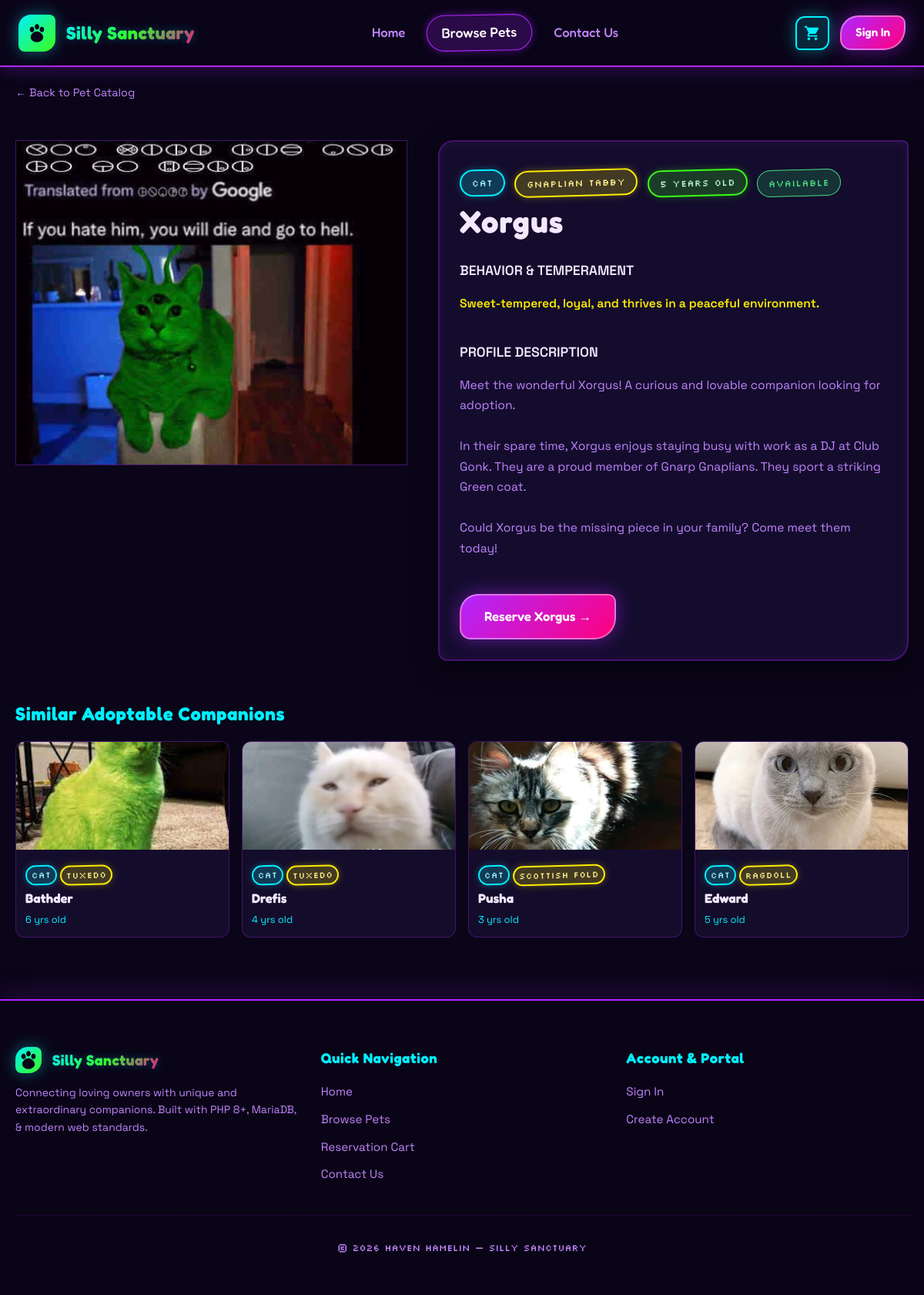
The page /animal_details.php?id=160 on the database its author committed.
### tables this page shows
CREATE TABLE `pets` (
  `id` int(11) NOT NULL,
  `name` varchar(200) NOT NULL,
  `animal` int(11) NOT NULL,
  `breed` int(255) NOT NULL,
  `age` int(11) NOT NULL,
  `description` text NOT NULL,
  `behavior` varchar(200) NOT NULL,
  `photo` varchar(255) NOT NULL,
  `status` varchar(50) NOT NULL DEFAULT 'Available'
);

CREATE TABLE `animal_types` (
  `id` int(11) NOT NULL,
  `type_name` varchar(100) NOT NULL
);

CREATE TABLE `breeds` (
  `id` int(11) NOT NULL,
  `breed_name` varchar(100) NOT NULL,
  `animal_type_id` int(11) NOT NULL
);

### animal_details.php (the view, shortened to what this page needs)
<?php
include_once ('includes/connect.php');
$pet = null;
$similar_pets = [];
if (isset($_GET['id'])) {
    $id = intval($_GET['id']);
    if (isset($conn) && !$conn->connect_error) {
        $sql = "SELECT pets.*, animal_types.type_name, breeds.breed_name
                FROM pets
                LEFT JOIN animal_types ON pets.animal = animal_types.id
                LEFT JOIN breeds ON pets.breed = breeds.id
                WHERE pets.id = ?";
        $stmt = $conn->prepare($sql);
        $stmt->bind_param("i", $id);
        $stmt->execute();
        $result = $stmt->get_result();
        if ($result && $result->num_rows > 0) {
            $pet = $result->fetch_assoc();
            $stmt_sim = $conn->prepare("
                SELECT pets.id, pets.name, pets.photo, pets.age, animal_types.type_name, breeds.breed_name
                FROM pets
                LEFT JOIN animal_types ON pets.animal = animal_types.id
                LEFT JOIN breeds ON pets.breed = breeds.id
                WHERE (pets.animal = ? OR pets.breed = ?) AND pets.id != ? AND pets.status = 'Available'
                ORDER BY RAND() LIMIT 4
            ");
            $stmt_sim->bind_param("iii", $pet['animal'], $pet['breed'], $id);
            $stmt_sim->execute();
            $sim_res = $stmt_sim->get_result();
            if ($sim_res) {
                while ($r = $sim_res->fetch_assoc()) $similar_pets[] = $r;
            }
        } else {
            $error_msg = "Selected pet could not be found in our adoption roster.";
        }
    } else {
        $error_msg = "Database error. Please try again later.";
    }
} else {
    $error_msg = "No pet selected for detailed viewing.";
}
include ('includes/header.php');
?>
    <link rel="stylesheet" href="www/css/animal_details.css">
</head>
<?php
include ('includes/navbar.php');
?>
<main class="container">
    <a href="browse.php" class="breadcrumb-link">&larr; Back to Pet Catalog</a>
    <?php if ($pet):
        $status = $pet['status'] ?? 'Available';
        $status_class = 'badge-status-available';
    ?>
        <div class="details-wrapper">
            <div class="details-image-container">
                <img src="<?= htmlspecialchars($pet['photo']); ?>" alt="<?= htmlspecialchars($pet['name']); ?>">
            </div>
            <div class="glass-card details-info">
                <div>
                    <div class="attribute-list">
                        <span class="badge badge-accent"><?= htmlspecialchars($pet['type_name'] ?? 'Pet'); ?></span>
                        <span class="badge badge-gold"><?= htmlspecialchars($pet['breed_name'] ?? 'Breed'); ?></span>
                        <span class="badge badge-green"><?= htmlspecialchars($pet['age']); ?> years old</span>
                        <span class="badge <?= $status_class ?>"><?= htmlspecialchars($status); ?></span>
                    </div>
                    <h1 class="details-header-title"><?= htmlspecialchars($pet['name']); ?></h1>
                </div>
                <div>
                    <div class="details-section-title">BEHAVIOR & TEMPERAMENT</div>
                    <p class="details-text" style="color: var(--neon-yellow); font-weight: 600;">
                        <?= htmlspecialchars($pet['behavior']); ?>
                    </p>
                </div>
                <div>
                    <div class="details-section-title">PROFILE DESCRIPTION</div>
                    <p class="details-text">
                        <?= nl2br(htmlspecialchars($pet['description'])); ?>
                    </p>
                </div>
                <div style="margin-top: 10px; display: flex; gap: 16px; align-items: center; flex-wrap: wrap;">
                    <?php if ($status === 'Available'): ?>
                        <a href="add_to_cart.php?id=<?= $pet['id'] ?>" class="btn btn-primary" style="padding: 14px 30px;">
                            Reserve <?= htmlspecialchars($pet['name']); ?> &rarr;
                        </a>
                    <?php else: ?>
                        <button class="btn btn-secondary" disabled style="opacity: 0.6; cursor: not-allowed; padding: 14px 30px;">
                            Currently <?= htmlspecialchars($status) ?>
                        </button>
                    <?php endif; ?>
                </div>
            </div>
        </div>
        <?php if (!empty($similar_pets)): ?>
            <div style="margin-top: 50px;">
                <h3 style="color: var(--neon-cyan); font-family: var(--font-heading); font-size: 1.5rem; margin-bottom: 12px;">Similar Adoptable Companions</h3>
                <div class="similar-grid">
                    <?php foreach ($similar_pets as $sim): ?>
                        <a href="animal_details.php?id=<?= $sim['id'] ?>" class="similar-card">
                            <img src="<?= htmlspecialchars($sim['photo']) ?>" alt="<?= htmlspecialchars($sim['name']) ?>">
                            <div class="similar-card-body">
                                <div style="display: flex; gap: 4px; margin-bottom: 4px;">
                                    <span class="badge badge-accent" style="font-size: 0.7rem; padding: 2px 6px;"><?= htmlspecialchars($sim['type_name'] ?? 'Pet') ?></span>
                                    <span class="badge badge-gold" style="font-size: 0.7rem; padding: 2px 6px;"><?= htmlspecialchars($sim['breed_name'] ?? 'Breed') ?></span>
                                </div>
                                <strong style="color: var(--text-main); font-size: 1.05rem; font-family: var(--font-heading);"><?= htmlspecialchars($sim['name']) ?></strong>
                                <div style="font-size: 0.8rem; color: var(--neon-cyan); margin-top: 4px;"><?= htmlspecialchars($sim['age']) ?> yrs old</div>
                            </div>
                        </a>
                    <?php endforeach; ?>
                </div>
            </div>
        <?php endif; ?>
    <?php endif; ?>
</main>
<?php include ('includes/footer.php'); ?>

### www/css/theme.css (style rules this page uses)
:root { --bg-dark: #0a0518; --bg-surface: rgba(23, 15, 48, 0.85); --bg-surface-elevated: rgba(43, 27, 84, 0.8); --bg-card: rgba(18, 10, 38, 0.75); --neon-green: #39ff14; --neon-purple: #b026ff; --neon-cyan: #00f0ff; --neon-pink: #ff007f; --neon-yellow: #ffee00; --border-color: rgba(176, 38, 255, 0.3); --border-highlight: #00f0ff; --text-main: #f3e8ff; --text-muted: #c084fc; --text-dim: #9333ea; --primary-gradient: linear-gradient(135deg, #b026ff 0%, #ff007f 100%); --accent-gradient: linear-gradient(135deg, #00f0ff 0%, #39ff14 100%); --cosmic-gradient: linear-gradient(135deg, #7e22ce 0%, #3b82f6 50%, #10b981 100%); --danger-gradient: linear-gradient(135deg, #ff007f 0%, #ef4444 100%); --font-heading: 'Fredoka', cursive, sans-serif; --font-body: 'Space Grotesk', sans-serif; --font-pixel: 'Silkscreen', monospace; --radius-wobbly: 24px 10px 28px 14px; --radius-card: 20px 8px 24px 12px; --radius-pill: 9999px; --navbar-height: 85px; --glass-backdrop: blur(14px) saturate(190%); --glow-cyan: 0 0 20px rgba(0, 240, 255, 0.4); --glow-purple: 0 0 25px rgba(176, 38, 255, 0.5); --glow-green: 0 0 20px rgba(57, 255, 20, 0.4); }
* { box-sizing: border-box; }
html, body { margin: 0; padding: 0; background-color: var(--bg-dark); color: var(--text-main); font-family: var(--font-body); font-size: 16px; line-height: 1.6; min-height: 100vh; display: flex; flex-direction: column; overflow-x: hidden; }
body::before { content: ''; position: fixed; top: 0; left: 0; width: 100vw; height: 100vh; background: radial-gradient(2px 2px at 20px 30px, #ffffff, rgba(0,0,0,0)), radial-gradient(2px 2px at 40px 70px, #00f0ff, rgba(0,0,0,0)), radial-gradient(1px 1px at 90px 40px, #ff007f, rgba(0,0,0,0)), radial-gradient(2px 2px at 160px 120px, #39ff14, rgba(0,0,0,0)), radial-gradient(circle at 15% 25%, rgba(176, 38, 255, 0.2) 0%, transparent 45%), radial-gradient(circle at 85% 75%, rgba(0, 240, 255, 0.18) 0%, transparent 45%); background-repeat: repeat; background-size: 200px 200px, 300px 300px, 250px 250px, 350px 350px, 100% 100%, 100% 100%; pointer-events: none; z-index: -1; }
h1, h2, h3, h4, h5, h6 { font-family: var(--font-heading); color: var(--text-main); margin-top: 0; letter-spacing: 0.03em; }
a { color: var(--neon-cyan); text-decoration: none; transition: all 0.2s ease; }
.container { width: 100%; max-width: 1200px; margin: 0 auto; padding: 20px; flex: 1; }
.badge { display: inline-flex; align-items: center; gap: 8px; padding: 6px 14px; border-radius: var(--radius-pill); font-family: var(--font-pixel); font-size: 0.75rem; letter-spacing: 0.05em; text-transform: uppercase; background: var(--bg-surface-elevated); border: 2px solid var(--border-color); color: var(--text-main); transform: rotate(-1.5deg); transition: transform 0.2s ease; }
.badge-accent { background: rgba(0, 240, 255, 0.2); border-color: var(--neon-cyan); color: #a5f3fc; box-shadow: 0 0 10px rgba(0, 240, 255, 0.3); }
.badge-gold { background: rgba(255, 238, 0, 0.2); border-color: var(--neon-yellow); color: #fef08a; box-shadow: 0 0 10px rgba(255, 238, 0, 0.3); }
.badge-green { background: rgba(57, 255, 20, 0.2); border-color: var(--neon-green); color: #bbf7d0; box-shadow: 0 0 10px rgba(57, 255, 20, 0.3); }
.btn { display: inline-flex; align-items: center; justify-content: center; gap: 10px; padding: 12px 24px; border-radius: var(--radius-wobbly); font-family: var(--font-heading); font-size: 1.05rem; font-weight: 600; cursor: pointer; border: 2px solid transparent; outline: none; transition: all 0.25s cubic-bezier(0.34, 1.56, 0.64, 1); text-decoration: none; }
.btn-primary { background: var(--primary-gradient); color: #ffffff; border-color: rgba(255, 255, 255, 0.4); box-shadow: var(--glow-purple); }
.glass-card { background: var(--bg-surface); backdrop-filter: var(--glass-backdrop); -webkit-backdrop-filter: var(--glass-backdrop); border: 2px solid var(--border-color); border-radius: var(--radius-card); padding: 26px; box-shadow: 0 10px 30px rgba(0, 0, 0, 0.5), inset 0 0 15px rgba(176, 38, 255, 0.1); transition: all 0.3s ease; }

### rows shown on the page
pets: photo (picture), animal.type_name "CAT", breed.breed_name "GNAPLIAN TABBY", age "5", status "AVAILABLE", name "Xorgus", behavior "Sweet-tempered, loyal, and thrives in a peaceful environment.", description "Meet the wonderful Xorgus! A curious and lovable companion looking for adoption. In their spare time, Xorgus enjoys staying busy with work as a DJ at Club Gonk. They are a proud member of Gnarp Gnaplians. They sport a striking Green coat. Could Xorgus be the missing piece in your family? Come meet them today!"
pets: photo (picture), animal.type_name "CAT", breed.breed_name "TUXEDO", name "Bathder", age "6"
pets: photo (picture), animal.type_name "CAT", breed.breed_name "TUXEDO", name "Drefis", age "4"
pets: photo (picture), animal.type_name "CAT", breed.breed_name "SCOTTISH FOLD", name "Pusha", age "3"
pets: photo (picture), animal.type_name "CAT", breed.breed_name "RAGDOLL", name "Edward", age "5"
